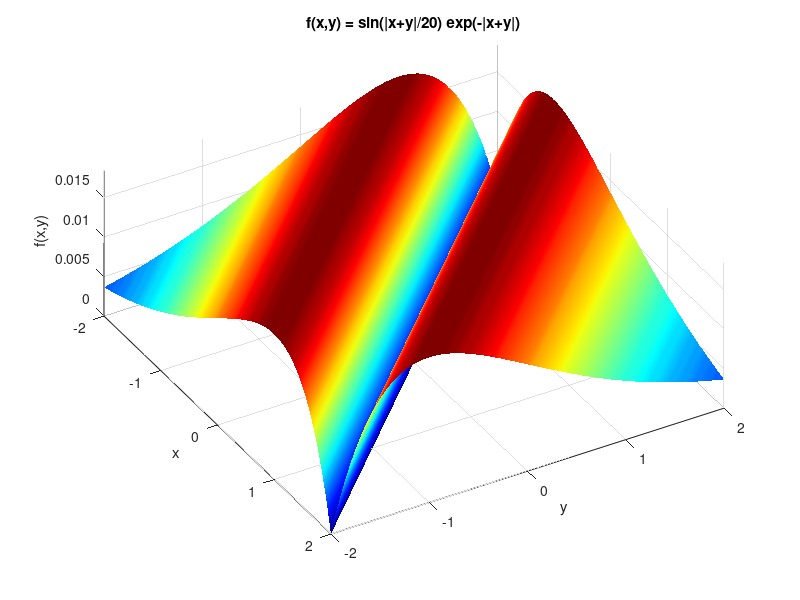

This figure's MATLAB source:
% LW4, variant 1: mandatory task b.
[x, y] = meshgrid(linspace(-2, 2, 81));
z = sin(abs(x + y)/20).*exp(-abs(x + y));

figure;
surf(x, y, z);
colormap('jet');
shading interp;
view(60, 60);
xlabel('x');
ylabel('y');
zlabel('f(x,y)');
title('f(x,y) = sin(|x+y|/20) exp(-|x+y|)');
grid on;
axis tight;
saveas(gcf, 'LW4_var1_Robertas_Burbo_2.png');
